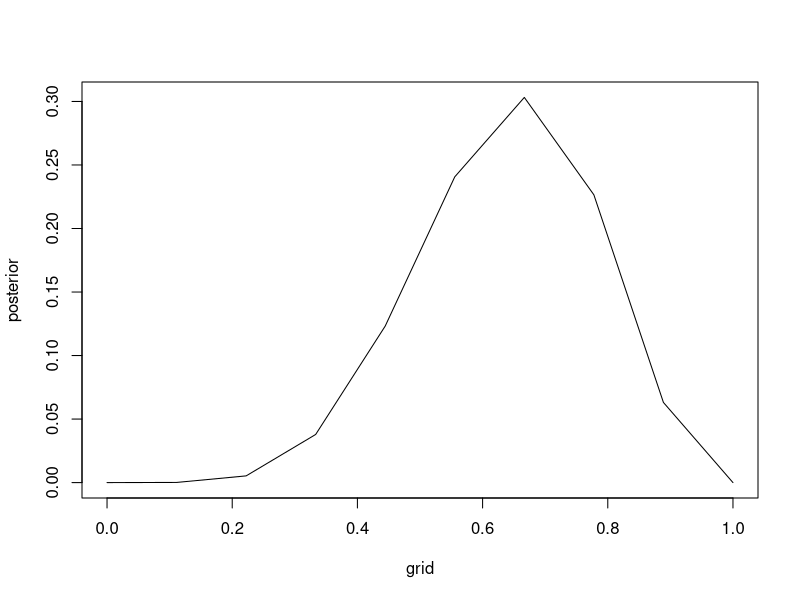

This figure's R source:
## ---- chunk 1
length <- 10
# 1 define the grid
grid<-seq(from = 0, to = 1, length.out = length)
#2. Compute the prior for each parameter value on the grid
prior  <-  rep(1, length)
#3. Compute the likelihood for each parameter value on the grid for the observed 
likelihood  <-  dbinom(6, size = 9, prob = grid)
# 4. Multiply the prior by the likelihood
# 5. Divide by the sum of all values
posterior <- prior * likelihood / sum(prior * likelihood)
plot(grid, posterior, type = "l")
